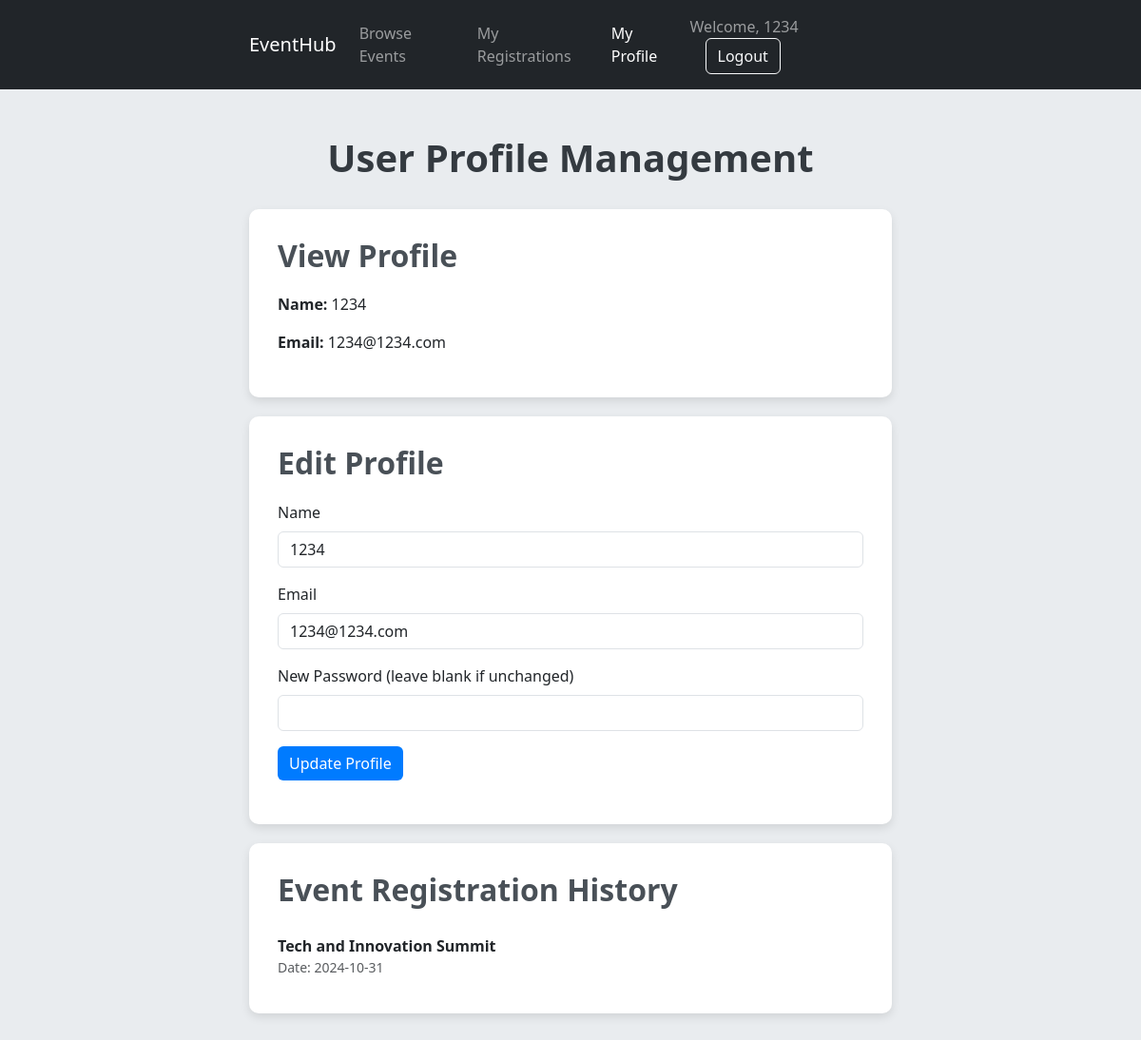
Page /user-profile.php (signed in) on the committed database.
### tables this page shows
CREATE TABLE `users` (
  `user_id` varchar(5) NOT NULL,
  `name` varchar(100) NOT NULL,
  `email` varchar(100) NOT NULL,
  `password` varchar(500) NOT NULL,
  `role` enum('admin','user') NOT NULL DEFAULT 'user',
  `created_at` timestamp NOT NULL DEFAULT current_timestamp() ON UPDATE current_timestamp()
);

CREATE TABLE `events` (
  `event_id` varchar(5) NOT NULL,
  `event_name` varchar(150) NOT NULL,
  `event_status` varchar(50) NOT NULL,
  `event_date` date NOT NULL,
  `event_time` time NOT NULL,
  `location` varchar(200) NOT NULL,
  `description` varchar(200) DEFAULT NULL,
  `curr_participants` int(11) NOT NULL,
  `max_participants` int(11) DEFAULT NULL,
  `banner_name` varchar(70) NOT NULL,
  `banner_url` varchar(200) DEFAULT NULL
);

### user-profile.php (the view, shortened to what this page needs)
<?php
require_once "connection.php";
$fetchUserSQL = "SELECT name, email FROM users WHERE user_id = ?";
$stmt = $connection->prepare($fetchUserSQL);
$stmt->execute([$_SESSION["user_id"]]);
$userData = $stmt->fetch(PDO::FETCH_ASSOC);
$userName = $userData ? $userData['name'] : '';
$userEmail = $userData ? $userData['email'] : '';
$sql = "SELECT e.event_name, e.event_date
        FROM registrations r
        JOIN events e ON r.event_id = e.event_id
        WHERE r.user_id = ?";
$stmt = $connection->prepare($sql);
$stmt->execute([$_SESSION["user_id"]]);
$eventHistory = $stmt->fetchAll(PDO::FETCH_ASSOC);
?>
<html lang="en">
<head>
    <link href="https://cdn.jsdelivr.net/npm/bootstrap@5.3.0/dist/css/bootstrap.min.css" rel="stylesheet">
    <link rel="stylesheet" href="https://cdnjs.cloudflare.com/ajax/libs/font-awesome/6.4.0/css/all.min.css">
    <link rel="stylesheet" href="https://cdn.jsdelivr.net/npm/sweetalert2@11/dist/sweetalert2.min.css">
</head>
<body>
<nav class="navbar navbar-expand-lg navbar-dark bg-dark">
        <div class="container">
            <a class="navbar-brand" href="index.php">EventHub</a>
            <div class="collapse navbar-collapse" id="navbarNav">
                <ul class="navbar-nav me-auto">
                    <li class="nav-item">
                        <a class="nav-link" href="index.php">Browse Events</a>
                    </li>
                    <li class="nav-item">
                        <a class="nav-link" href="user-event.php">My Registrations</a>
                    </li>
                    <li class="nav-item">
                        <a class="nav-link active" href="user-profile.php">My Profile</a>
                    </li>
                </ul>
                <span class="navbar-text">
                    Welcome, <span id="userName"><?= htmlspecialchars($userName) ?></span>
                    <button class="btn btn-outline-light ms-3" onclick="logout()">Logout</button>
                </span>
            </div>
        </div>
    </nav>
    <div class="container py-5">
        <h1>User Profile Management</h1>
        <div class="profile-section">
            <h2>View Profile</h2>
            <div id="profileInfo">
                <p><strong>Name:</strong> <span id="displayName"><?= htmlspecialchars($userName) ?></span></p>
                <p><strong>Email:</strong> <span id="displayEmail"><?= htmlspecialchars($userEmail) ?></span></p>
            </div>
        </div>
        <div class="profile-section">
            <h2>Edit Profile</h2>
            <form id="editProfileForm" method="POST">
                <div class="mb-3">
                    <label for="inputName" class="form-label">Name</label>
                    <input type="text" class="form-control" id="inputName" name="inputName" required value="<?= htmlspecialchars($userName) ?>">
                </div>
                <div class="mb-3">
                    <label for="inputEmail" class="form-label">Email</label>
                    <input type="email" class="form-control" id="inputEmail" name="inputEmail" required value="<?= htmlspecialchars($userEmail) ?>">
                </div>
                <div class="mb-3">
                    <label for="inputPassword" class="form-label">New Password (leave blank if unchanged)</label>
                    <input type="password" class="form-control" id="inputPassword" name="inputPassword">
                </div>
                <button type="submit" class="btn btn-primary">Update Profile</button>
            </form>
        </div>
        <div class="profile-section">
            <h2>Event Registration History</h2>
            <ul id="eventHistory" class="list-group">
                <?php foreach ($eventHistory as $event): ?>
                    <li class="list-group-item">
                        <strong><?= htmlspecialchars($event['event_name']) ?></strong><br>
                        <small class="text-muted">Date: <?= htmlspecialchars($event['event_date']) ?></small>
                    </li>
                <?php endforeach; ?>
            </ul>
        </div>
    </div>
</body>
</html>

### user-profile.php (style rules this page uses)
body { background-color: #e9ecef; font-family: 'Segoe UI', Tahoma, Geneva, Verdana, sans-serif; }
.container { max-width: 700px; }
.profile-section { background-color: #ffffff; border-radius: 10px; padding: 30px; margin-bottom: 20px; box-shadow: 0px 4px 10px rgba(0, 0, 0, 0.1); }
h1 { font-weight: bold; color: #343a40; text-align: center; margin-bottom: 30px; }
.profile-section h2 { font-weight: bold; margin-bottom: 20px; color: #495057; }
.btn-primary { background-color: #007bff; border: none; }
#eventHistory .list-group-item { border: none; border-bottom: 1px solid #dee2e6; padding-left: 0; padding-right: 0; }
#eventHistory .list-group-item:last-child { border-bottom: none; }

### rows in the picture
users: name "1234", email "1234@1234.com", inputName "1234", inputEmail "1234@1234.com"
events: event_name "Tech and Innovation Summit", event_date "2024-10-31"
